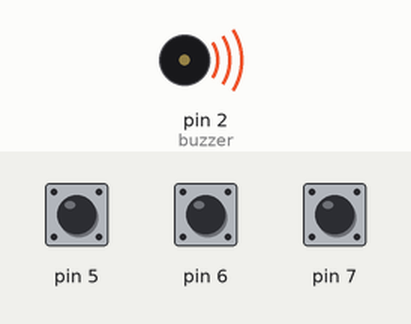
A sketch run on a simulated Arduino Uno, built with avr-gcc and run on an emulated ATmega328P. Shown: buzzer (waves = sounding). The inputs (shaded band) are chosen by the test bench; at power-on: pin 5 HIGH, pin 6 HIGH, pin 7 HIGH.

Above: at 1.2 s.
1.3 s: pin 5 pulled LOW for 0.25 s
At 2.2 s:
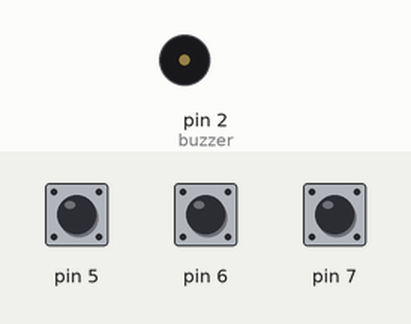
Timing chart, 0 to 4.3 s (numbered marks = the images above; inputs shaded):
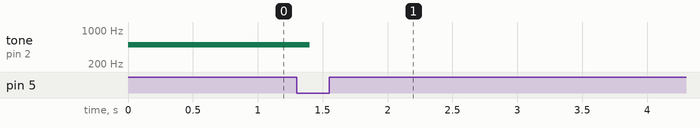

Measured:
- after the input at 1.3 s, tone on pin 2 (buzzer): 500 Hz → silent after 0.10 s

The sketch:

Lab5exer2.ino
```cpp
#include <SPI.h>
#define Data_pin 11
#define Clock_pin 13
#define SS_pin1 10
#define SS_pin2 9
#define buzzer 2

int number = 0;
int map7seg[10] = {
    0x3F, //0
    0x06, //1
    0x5B, //2
    0x4F, //3
    0x66, //4
    0x6D, //5
    0x7D, //6
    0x07, //7
    0x7F, //8
    0x6F  //9
};

void setup()
{
  pinMode(SS_pin1, OUTPUT);
  pinMode(SS_pin2, OUTPUT);
  pinMode(buzzer, OUTPUT);
  pinMode(5, INPUT_PULLUP);
  pinMode(6, INPUT_PULLUP);
  pinMode(7, INPUT_PULLUP);
  SPI.begin();
  SPI.beginTransaction(SPISettings(14000000,MSBFIRST,SPI_MODE0));
}

void loop()
{
  int dBot = digitalRead(5);
  int iBot = digitalRead(6);
  int Bot = digitalRead(7);
  if(dBot == 0 && iBot == 1 && Bot == 1){
    number--;
    noTone(buzzer);
    }
  if(dBot == 1 && iBot == 0 && Bot == 1){
    number++;
    noTone(buzzer);
    }
  if(dBot == 1 && iBot == 1 && Bot == 0){
    delay(200);
    for(int i=number; i>=0;i--){
      int counter = digitalRead(7);
      dis_num(i);
      if(counter == 0){
        number = i;
        i=-1;
        }
      delay(200);
      if(i == 0)
        number =0;
      }
    }
  if(number < 0)
    number = 99;
  if(number > 99)
    number = 0;
  if(number== 0)
    tone(buzzer, 500);
  dis_num(number);
  delay(200);
}

void spi_write1(int i){
    SPI.transfer(map7seg[i]);
    digitalWrite(SS_pin1, HIGH);
    digitalWrite(SS_pin1, LOW);
}

void spi_write2(int i){
    SPI.transfer(map7seg[i]);
    digitalWrite(SS_pin2, HIGH);
    digitalWrite(SS_pin2, LOW);
}
void dis_num(int x)
{
      int x1,x2;
      x1 = x % 10;
      x2 = x/10;
      spi_write2(x1);
      spi_write1(x2);
}
```
